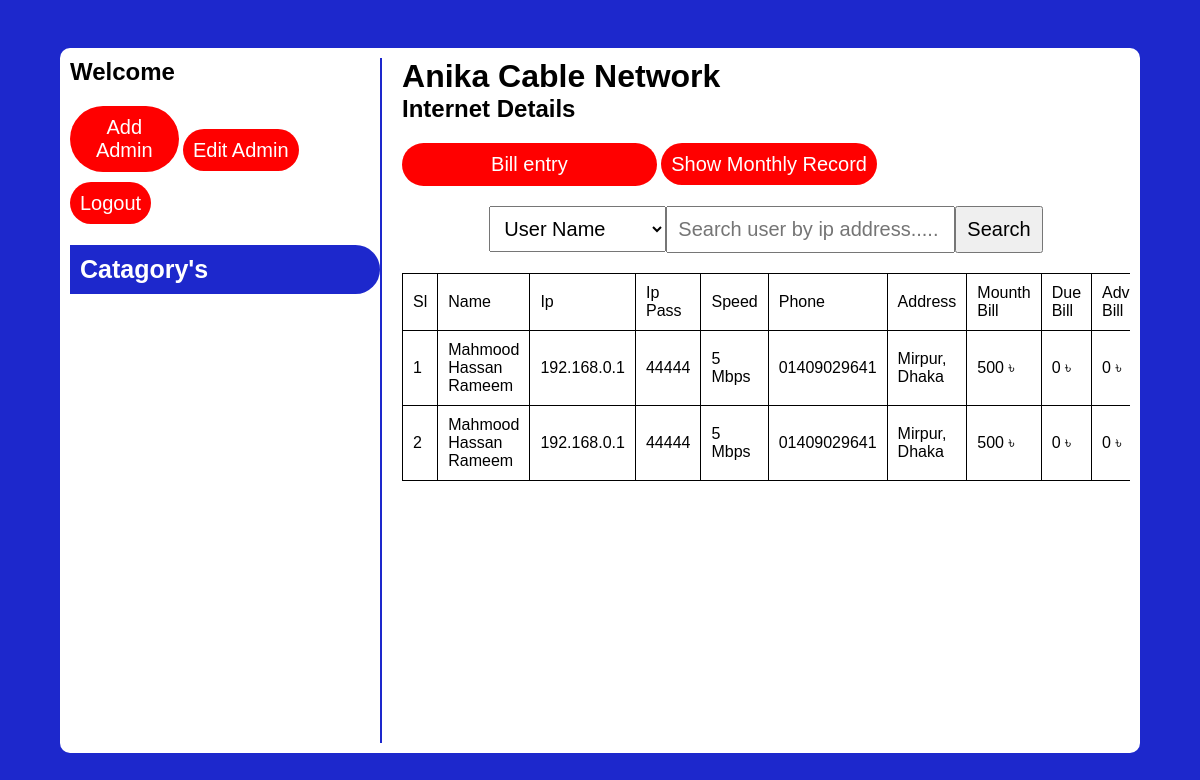
Page /dashboard.php on the committed database.
### tables this page shows
CREATE TABLE `internet_user` (
  `id` int(255) NOT NULL,
  `name` varchar(255) NOT NULL,
  `ip_add` varchar(255) NOT NULL,
  `ip_pass` varchar(255) NOT NULL,
  `speed` int(255) NOT NULL,
  `phone` varchar(11) NOT NULL,
  `address` varchar(255) NOT NULL,
  `bill` int(255) NOT NULL,
  `due_bill` int(255) NOT NULL,
  `advance_bill` int(255) NOT NULL,
  `status` varchar(255) NOT NULL,
  `date` date NOT NULL,
  `signature` varchar(255) NOT NULL
);

### dashboard.php (the view, shortened to what this page needs)
<?php
    include './connection/connection.php';
    $admin_id = $_SESSION['admin_id'];
?>
<!DOCTYPE html>
<html lang="en">
<head>
    <link rel="stylesheet" href="https://cdnjs.cloudflare.com/ajax/libs/font-awesome/6.2.0/css/all.min.css" />
    <link rel="stylesheet" href="./css/dashboard.css">
</head>
<body>
    <div id="wrapper">
        <div class="left">
            <div class="head">
                <h2>Welcome</h2>
                <button id="add_admin">Add Admin</button>
                <a id="update_admin" href="./update_admin.php">Edit Admin</a>
                <a id="admin_logout" href="dashboard.php?logout=<?php echo $admin_id ?>">Logout</a>
            </div>
            <div class="catagory">
                <h3>Catagory's</h3>
            </div>
        </div>
        <div class="right">
            <div class="internet">
                <div class="title">
                    <h1>Anika Cable Network</h1>
                    <h2>Internet Details</h2>
                    <button id="add_internet_user">Bill entry</button>
                    <a href="./show_monthly_record.php" target="_blank" id="show_monthly_record">Show Monthly Record</a>
                </div>
                <div class="customers">
                    <form class="search_box" method="POST">
                        <select name="search_op" id="select">
                            <option value="user_name">User Name</option>
                        </select>
                        <input type="text" name="search_user" id="" placeholder="Search user by ip address.....">
                        <input class="search_btn" name="searchBtn" type="submit" value="Search">
                    </form>
                    <table style="width: 100%; margin: 20px 0; border-collapse: collapse; border: 1px solid black;">
                        <thead>
                            <tr>
                                <td>Sl</td>
                                <td>Name</td>
                                <td>Ip</td>
                                <td>Ip Pass</td>
                                <td>Speed</td>
                                <td>Phone</td>
                                <td>Address</td>
                                <td>Mounth Bill</td>
                                <td>Due Bill</td>
                                <td>Advance Bill</td>
                            </tr>
                        </thead>
                        <tbody>
                            <?php
                                $interner_user_list = "SELECT * FROM `internet_user`";
                                $load_internet_user = mysqli_query($conn, $interner_user_list);
                                if(mysqli_num_rows($load_internet_user) > 0){
                                    while($internet_row = mysqli_fetch_assoc($load_internet_user)){
                                        ?>
                                            <tr>
                                                <td><?php echo $internet_row['id'] ?></td>
                                                <td><?php echo $internet_row['name'] ?></td>
                                                <td><?php echo $internet_row['ip_add'] ?></td>
                                                <td><?php echo $internet_row['ip_pass'] ?></td>
                                                <td><?php echo $internet_row['speed'] ?> Mbps</td>
                                                <td><?php echo $internet_row['phone'] ?></td>
                                                <td><?php echo $internet_row['address'] ?></td>
                                                <td><?php echo $internet_row['bill'] ?> ৳</td>
                                                <td><?php echo $internet_row['due_bill'] ?> ৳</td>
                                                <td><?php echo $internet_row['advance_bill'] ?> ৳</td>
                                            </tr>
                                        <?php
                                    }
                                }else{
                                    echo "NO DATA FOUND";
                                }
                            ?>
                        </tbody>
                    </table>
                </div>
            </div>
        </div>
    </div>
</body>
</html>

### css/dashboard.css (style rules this page uses)
* { margin: 0; padding: 0; box-sizing: border-box; font-family: Verdana, Geneva, Tahoma, sans-serif; }
table, td, th { border: 1px solid black; padding: 10px; }
body { display: flex; align-items: center; justify-content: center; background-color: rgb(29, 40, 204); height: 100vh; }
#wrapper { display: flex; align-items: center; justify-content: space-between; width: 90%; height: 705px; background-color: white; border-radius: 10px; padding: 10px; }
#wrapper .left { width: 30%; height: 100%; border-right: 2px solid rgb(29, 40, 204); }
#wrapper .left .head { margin-bottom: 30px; }
#add_admin, #add_internet_user, #show_monthly_record, #update_admin, #admin_logout { margin: 20px 0; padding: 10px; width: 35%; font-size: 20px; background-color: red; color: white; outline: none; border: none; cursor: pointer; border-radius: 40px; text-decoration: none; }
#wrapper .left .catagory h3 { font-size: 25px; padding: 10px; background-color: rgb(29, 40, 204); border-radius: 0 50px 50px 0; color: white; margin-bottom: 20px; }
#wrapper .right { width: 70%; display: block; height: 100%; margin-left: 20px; overflow: scroll; }
#wrapper .right .internet .customers .search_box { text-align: center; display: flex; align-items: center; justify-content: center; }
#wrapper .right .internet .customers .search_box input, #wrapper .right .internet .customers .search_box .search_btn, #wrapper .right .internet .customers .search_box #select { outline: none; padding: 10px; font-size: 20px; }
#wrapper .right .internet .customers .search_box .search_btn { cursor: pointer; }

### rows in the picture
internet_user: id "1", name "Mahmood Hassan Rameem", ip_add "192.168.0.1", ip_pass "44444", speed "5", phone "01409029641", address "Mirpur, Dhaka", bill "500", due_bill "0", advance_bill "0"
internet_user: id "2", name "Mahmood Hassan Rameem", ip_add "192.168.0.1", ip_pass "44444", speed "5", phone "01409029641", address "Mirpur, Dhaka", bill "500", due_bill "0", advance_bill "0"
